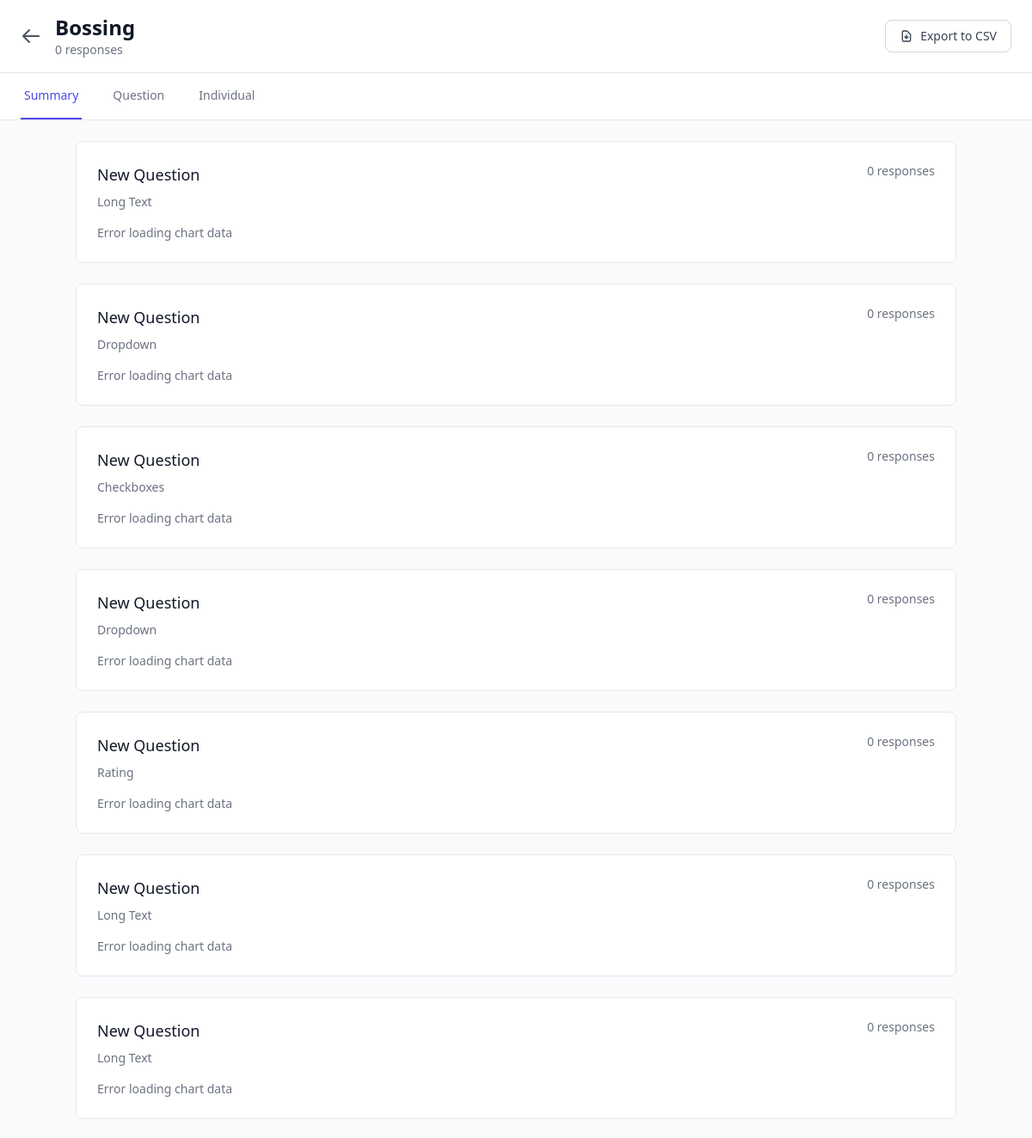
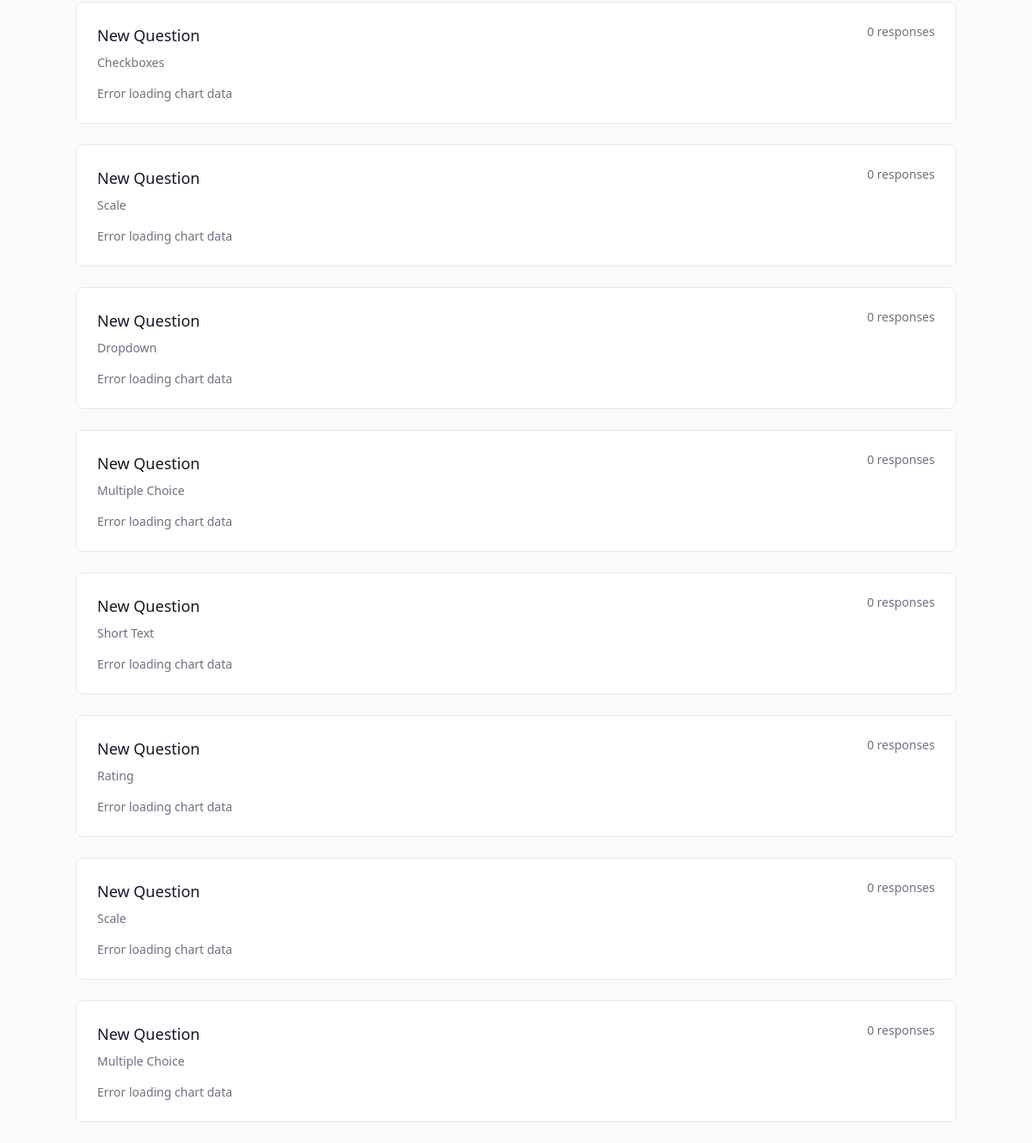
/teacher/survey/9/submissions/ (signed in), run on the app's committed database (2 pictures, top to bottom).
### survey/models.py (models this page shows, shortened)
class Survey(models.Model):
    TYPE_CHOICES = [
        ('survey', 'Survey'),
        ('exam', 'Exam'),
    ]
    STATUS_CHOICES = [
        ('draft', 'Draft'),
        ('active', 'Active'),
        ('closed', 'Closed'),
    ]
    title = models.CharField(max_length=255)
    type = models.CharField(max_length=10, choices=TYPE_CHOICES, default='survey')
    description = models.TextField(blank=True)
    instructions = models.JSONField(default=list, blank=True)  # List of instruction strings
    duration_enabled = models.BooleanField(default=False)
    duration_minutes = models.IntegerField(null=True, blank=True, validators=[MinValueValidator(10), MaxValueValidator(120)])
    due_date_enabled = models.BooleanField(default=False)
    due_date = models.DateTimeField(null=True, blank=True)
    attempts_enabled = models.BooleanField(default=False)
    max_attempts = models.IntegerField(null=True, blank=True, validators=[MinValueValidator(1)])
    single_attempt = models.BooleanField(default=False)
    require_completion_in_one_sitting = models.BooleanField(default=False)
    status = models.CharField(max_length=10, choices=STATUS_CHOICES, default='draft')
    created_by = models.ForeignKey(User, on_delete=models.CASCADE, related_name='created_surveys', limit_choices_to={'role': 'teacher'})
    courses = models.ManyToManyField(Course, through='SurveyCourseAssignment', related_name='surveys')
    created_at = models.DateTimeField(auto_now_add=True)
    updated_at = models.DateTimeField(auto_now=True)
    class Meta:
        db_table = 'surveys'
        ordering = ['-created_at']

class Question(models.Model):
    QUESTION_TYPE_CHOICES = [
        ('short_text', 'Short Text'),
        ('long_text', 'Long Text'),
        ('multiple_choice', 'Multiple Choice'),
        ('checkboxes', 'Checkboxes'),
        ('dropdown', 'Dropdown'),
        ('rating', 'Rating'),
        ('scale', 'Scale'),
        ('date', 'Date'),
        ('time', 'Time'),
        ('file_upload', 'File Upload'),
        ('section', 'Section'),
        ('heading', 'Heading'),
        ('paragraph', 'Paragraph'),
    ]
    survey = models.ForeignKey(Survey, on_delete=models.CASCADE, related_name='questions')
    question_type = models.CharField(max_length=20, choices=QUESTION_TYPE_CHOICES)
    question_text = models.TextField()
    order = models.IntegerField(default=0)
    required = models.BooleanField(default=False)
    settings = models.JSONField(default=dict, blank=True)  # Type-specific settings (e.g., scale min/max, rating max)
    created_at = models.DateTimeField(auto_now_add=True)
    updated_at = models.DateTimeField(auto_now=True)
    class Meta:
        db_table = 'questions'
        ordering = ['order', 'created_at']

### survey/views.py (the view)
# urls.py: path('teacher/survey/<int:survey_id>/submissions/', views.teacher_survey_submissions, name='teacher-survey-submissions'),
@login_required
def teacher_survey_submissions(request, survey_id):
    if request.user.role != 'teacher':
        messages.error(request, 'Access denied.')
        return redirect('student-home')
    survey = get_object_or_404(Survey, id=survey_id, created_by=request.user)
    questions = survey.questions.exclude(question_type='section').order_by('order')
    all_responses = survey.responses.filter(is_complete=True).select_related('student').order_by('-submitted_at')
    total_responses = all_responses.count()
    page = request.GET.get('page', 1)
    paginator = Paginator(all_responses, 20)
    responses = paginator.get_page(page)
    questions_with_count = []
    for question in questions:
        response_count = QuestionResponse.objects.filter(
            question=question,
            survey_response__is_complete=True
        ).count()
        question.response_count = response_count
        questions_with_count.append(question)
    context = {
        'survey': survey,
        'questions': questions_with_count,
        'responses': responses,
        'total_responses': total_responses,
        'unread_count': 6,
    }
    return render(request, 'teacher/survey_submissions.html', context)

### templates/teacher/survey_submissions.html (shortened to what this page needs)
{% extends 'teacher/base_teacher.html' %}
{% load static %}
{% block content %}
<div class="flex flex-col h-screen bg-gray-50">
    <div class="bg-white border-b border-gray-200 px-6 py-4">
        <div class="flex items-center justify-between">
            <div class="flex items-center space-x-4">
                <a href="{% url 'teacher-survey-builder-detail' survey.id %}" class="text-gray-600 hover:text-gray-900">
                    <svg class="w-6 h-6" fill="none" stroke="currentColor" viewBox="0 0 24 24">
                        <path stroke-linecap="round" stroke-linejoin="round" stroke-width="2" d="M10 19l-7-7m0 0l7-7m-7 7h18"/>
                    </svg>
                </a>
                <div>
                    <h1 class="text-2xl font-bold text-gray-900">{{ survey.title }}</h1>
                    <p class="text-sm text-gray-500">{{ total_responses }} response{{ total_responses|pluralize }}</p>
                </div>
            </div>
            <div class="flex items-center space-x-3">
                <button onclick="exportResponses()" class="inline-flex items-center px-4 py-2 border border-gray-300 rounded-lg text-sm font-medium text-gray-700 bg-white hover:bg-gray-50">
                    <svg class="w-4 h-4 mr-2" fill="none" stroke="currentColor" viewBox="0 0 24 24">
                        <path stroke-linecap="round" stroke-linejoin="round" stroke-width="2" d="M12 10v6m0 0l-3-3m3 3l3-3m2 8H7a2 2 0 01-2-2V5a2 2 0 012-2h5.586a1 1 0 01.707.293l5.414 5.414a1 1 0 01.293.707V19a2 2 0 01-2 2z"/>
                    </svg>
                    Export to CSV
                </button>
            </div>
        </div>
    </div>
    <div class="bg-white border-b border-gray-200 px-6">
        <div class="flex space-x-8">
            <button onclick="switchTab('summary')" id="tab-summary" class="py-4 px-1 border-b-2 border-indigo-600 text-indigo-600 font-medium text-sm">
                Summary
            </button>
            <button onclick="switchTab('question')" id="tab-question" class="py-4 px-1 border-b-2 border-transparent text-gray-500 hover:text-gray-700 hover:border-gray-300 font-medium text-sm">
                Question
            </button>
            <button onclick="switchTab('individual')" id="tab-individual" class="py-4 px-1 border-b-2 border-transparent text-gray-500 hover:text-gray-700 hover:border-gray-300 font-medium text-sm">
                Individual
            </button>
        </div>
    </div>
    <div class="flex-1 overflow-auto px-6 py-6">
        <div id="content-summary" class="tab-content">
            <div class="max-w-5xl mx-auto space-y-6">
                {% for question in questions %}
                <div class="bg-white rounded-lg border border-gray-200 p-6">
                    <div class="mb-4">
                        <div class="flex items-start justify-between mb-2">
                            <h3 class="text-lg font-medium text-gray-900">{{ question.question_text }}</h3>
                            <span class="text-sm text-gray-500">{{ question.response_count }} response{{ question.response_count|pluralize }}</span>
                        </div>
                        <p class="text-sm text-gray-500">{{ question.get_question_type_display }}</p>
                    </div>
                    <div class="chart-container" data-question-id="{{ question.id }}" data-question-type="{{ question.question_type }}">
                    </div>
                </div>
                {% endfor %}
            </div>
        </div>
    </div>
</div>
{% endblock %}

### data on the page
Survey: title "Bossing"
Question: question_text "New Question", response_count "0", question_type "Long Text"
Question: question_text "New Question", response_count "0", question_type "Dropdown"
Question: question_text "New Question", response_count "0", question_type "Checkboxes"
Question: question_text "New Question", response_count "0", question_type "Dropdown"
Question: question_text "New Question", response_count "0", question_type "Rating"
Question: question_text "New Question", response_count "0", question_type "Long Text"
Question: question_text "New Question", response_count "0", question_type "Long Text"
Question: question_text "New Question", response_count "0", question_type "Checkboxes"
Question: question_text "New Question", response_count "0", question_type "Scale"
Question: question_text "New Question", response_count "0", question_type "Dropdown"
Question: question_text "New Question", response_count "0", question_type "Multiple Choice"
Question: question_text "New Question", response_count "0", question_type "Short Text"
Question: question_text "New Question", response_count "0", question_type "Rating"
Question: question_text "New Question", response_count "0", question_type "Scale"
Question: question_text "New Question", response_count "0", question_type "Multiple Choice"

### other printed values
{{ total_responses }} "0"
